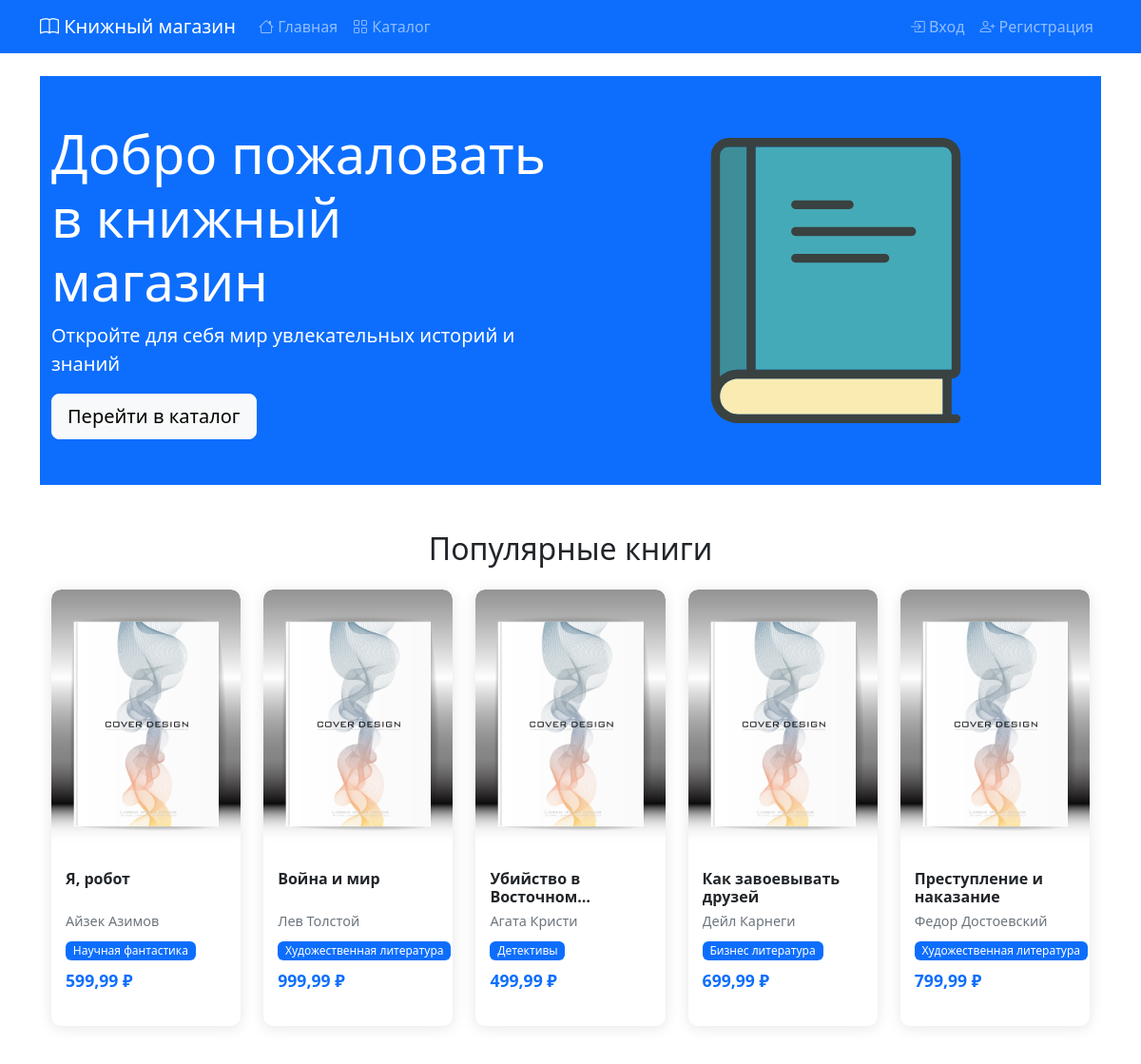
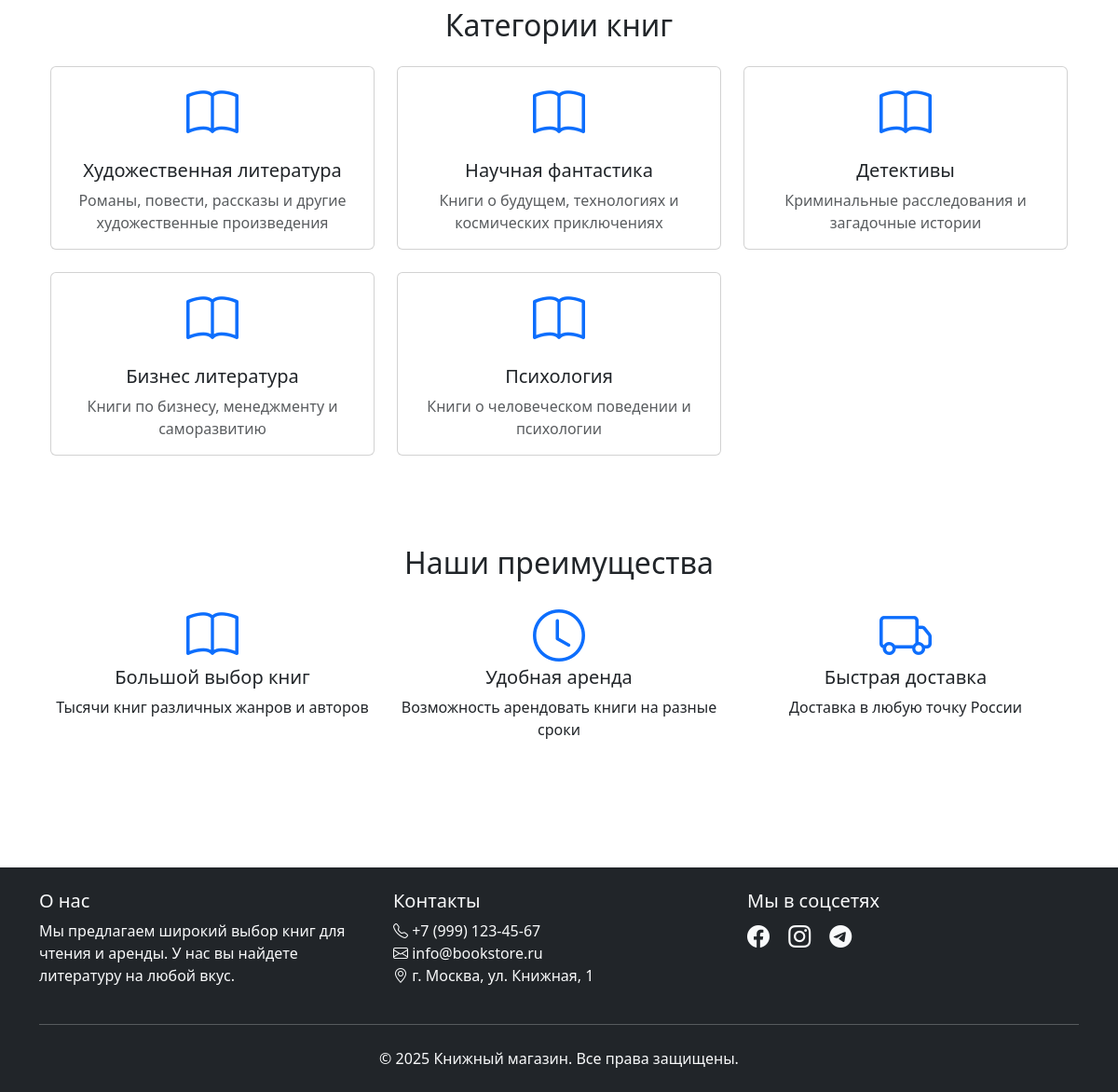
The page / on the database its author committed (2 pictures, top to bottom).
### tables this page shows
CREATE TABLE `books` (
  `id` int NOT NULL AUTO_INCREMENT,
  `title` varchar(255) NOT NULL,
  `author_id` int DEFAULT NULL,
  `category_id` int DEFAULT NULL,
  `description` text,
  `price` decimal(10,2) NOT NULL,
  `rental_price_2weeks` decimal(10,2) DEFAULT NULL,
  `rental_price_1month` decimal(10,2) DEFAULT NULL,
  `rental_price_3months` decimal(10,2) DEFAULT NULL,
  `publication_year` int DEFAULT NULL,
  `cover_image` varchar(255) DEFAULT '/assets/images/default-book.jpg',
  `stock_quantity` int DEFAULT '0',
  `is_available` tinyint(1) DEFAULT '1',
  `created_at` timestamp NULL DEFAULT CURRENT_TIMESTAMP,
  PRIMARY KEY (`id`),
  KEY `author_id` (`author_id`),
  KEY `category_id` (`category_id`),
  CONSTRAINT `books_ibfk_1` FOREIGN KEY (`author_id`) REFERENCES `authors` (`id`),
  CONSTRAINT `books_ibfk_2` FOREIGN KEY (`category_id`) REFERENCES `categories` (`id`)
);

CREATE TABLE `authors` (
  `id` int NOT NULL AUTO_INCREMENT,
  `name` varchar(150) NOT NULL,
  `bio` text,
  `photo_url` varchar(255) DEFAULT '/assets/images/default-author.jpg',
  `created_at` timestamp NULL DEFAULT CURRENT_TIMESTAMP,
  PRIMARY KEY (`id`)
);

CREATE TABLE `categories` (
  `id` int NOT NULL AUTO_INCREMENT,
  `name` varchar(100) NOT NULL,
  `description` text,
  `created_at` timestamp NULL DEFAULT CURRENT_TIMESTAMP,
  PRIMARY KEY (`id`)
);

### config.php (called while the page is built, shortened)
<?php
function formatPrice($price) {
    return number_format($price, 2, ',', ' ') . ' ₽';
}

### index.php (the view, shortened to what this page needs)
<?php
require_once 'includes/header.php';
$stmt = $pdo->query("SELECT b.*, a.name as author_name, c.name as category_name
                     FROM books b
                     JOIN authors a ON b.author_id = a.id
                     JOIN categories c ON b.category_id = c.id
                     WHERE b.is_available = 1
                     ORDER BY RAND()
                     LIMIT 6");
$popular_books = $stmt->fetchAll();
$stmt = $pdo->query("SELECT * FROM categories");
$categories = $stmt->fetchAll();
?>
<div class="hero-section bg-primary text-white py-5 mb-5">
    <div class="container">
        <div class="row align-items-center">
            <div class="col-md-6 fade-in">
                <h1 class="display-4">Добро пожаловать в книжный магазин</h1>
                <p class="lead">Откройте для себя мир увлекательных историй и знаний</p>
                <a href="/catalog.php" class="btn btn-light btn-lg">Перейти в каталог</a>
            </div>
            <div class="col-md-6 text-center fade-in">
                <img src="/assets/images/hero-books.svg" alt="Books" class="img-fluid" style="max-height: 300px;">
            </div>
        </div>
    </div>
</div>
<div class="container">
    <section class="popular-books mb-5 fade-in">
        <h2 class="text-center mb-4">Популярные книги</h2>
        <div class="row row-cols-2 row-cols-md-3 row-cols-lg-5 g-4 justify-content-center">
            <?php foreach ($popular_books as $book): ?>
            <div class="col">
                <div class="book-card h-100">
                    <div class="book-card-inner">
                        <div class="book-cover">
                        </div>
                        <div class="book-info">
                            <h5 class="book-title"><?php echo htmlspecialchars($book['title']); ?></h5>
                            <p class="book-author"><?php echo htmlspecialchars($book['author_name']); ?></p>
                            <div class="book-category">
                                <span class="badge bg-primary"><?php echo htmlspecialchars($book['category_name']); ?></span>
                            </div>
                            <div class="book-price">
                                <strong><?php echo formatPrice($book['price']); ?></strong>
                            </div>
                        </div>
                    </div>
                </div>
            </div>
            <?php endforeach; ?>
        </div>
    </section>
    <section class="mb-5 fade-in">
        <h2 class="text-center mb-4">Категории книг</h2>
        <div class="row g-4">
            <?php foreach ($categories as $category): ?>
            <div class="col-md-4">
                <a href="/catalog.php?category=<?php echo $category['id']; ?>" class="text-decoration-none">
                    <div class="card category-card h-100">
                        <div class="card-body text-center">
                            <i class="bi bi-book display-4 text-primary"></i>
                            <h3 class="card-title h5 mt-3"><?php echo htmlspecialchars($category['name']); ?></h3>
                            <p class="card-text text-muted"><?php echo htmlspecialchars($category['description']); ?></p>
                        </div>
                    </div>
                </a>
            </div>
            <?php endforeach; ?>
        </div>
    </section>
    <section class="features-section py-5 fade-in">
        <h2 class="text-center mb-4">Наши преимущества</h2>
        <div class="row g-4">
            <div class="col-md-4 text-center">
                <i class="bi bi-book display-4 text-primary mb-3"></i>
                <h3 class="h5">Большой выбор книг</h3>
                <p>Тысячи книг различных жанров и авторов</p>
            </div>
            <div class="col-md-4 text-center">
                <i class="bi bi-clock display-4 text-primary mb-3"></i>
                <h3 class="h5">Удобная аренда</h3>
                <p>Возможность арендовать книги на разные сроки</p>
            </div>
            <div class="col-md-4 text-center">
                <i class="bi bi-truck display-4 text-primary mb-3"></i>
                <h3 class="h5">Быстрая доставка</h3>
                <p>Доставка в любую точку России</p>
            </div>
        </div>
    </section>
</div>
<?php require_once 'includes/footer.php'; ?>

### assets/css/style.css (style rules this page uses)
:root { --primary-color: #0d6efd; --secondary-color: #6c757d; }
body { min-height: 100vh; display: flex; flex-direction: column; }
.container { flex: 1; }
.book-card { position: relative; margin-bottom: 20px; background: #fff; border-radius: 10px; box-shadow: 0 2px 15px rgba(0, 0, 0, 0.1); transition: all 0.3s ease; overflow: hidden; }
.book-card-inner { position: relative; }
.book-cover { position: relative; overflow: hidden; border-radius: 10px 10px 0 0; }
.book-info { padding: 15px; background: #fff; border-radius: 0 0 10px 10px; }
.book-title { font-size: 1rem; margin: 0 0 5px 0; font-weight: 600; line-height: 1.2; height: 2.4em; overflow: hidden; display: -webkit-box; -webkit-line-clamp: 2; line-clamp: 2; -webkit-box-orient: vertical; }
.book-author { font-size: 0.9rem; color: #6c757d; margin: 0 0 8px 0; height: 1.35em; overflow: hidden; white-space: nowrap; text-overflow: ellipsis; }
.book-category { margin-bottom: 8px; }
.book-category .badge { font-size: 0.75rem; font-weight: 500; padding: 0.35em 0.65em; }
.book-price { font-size: 1.1rem; color: var(--primary-color); }
.fade-in { animation: fadeIn 0.5s ease-in; }

### rows shown on the page
books: title "Я, робот", author.name "Айзек Азимов", category.name "Научная фантастика", price "599,99 ₽"
books: title "Война и мир", author.name "Лев Толстой", category.name "Художественная литература", price "999,99 ₽"
books: title "Убийство в…", author.name "Агата Кристи", category.name "Детективы", price "499,99 ₽"
books: title "Как завоевывать друзей", author.name "Дейл Карнеги", category.name "Бизнес литература", price "699,99 ₽"
books: title "Преступление и наказание", author.name "Федор Достоевский", category.name "Художественная литература", price "799,99 ₽"
categories: name "Художественная литература", description "Романы, повести, рассказы и другие художественные произведения"
categories: name "Научная фантастика", description "Книги о будущем, технологиях и космических приключениях"
categories: name "Детективы", description "Криминальные расследования и загадочные истории"
categories: name "Бизнес литература", description "Книги по бизнесу, менеджменту и саморазвитию"
categories: name "Психология", description "Книги о человеческом поведении и психологии"
